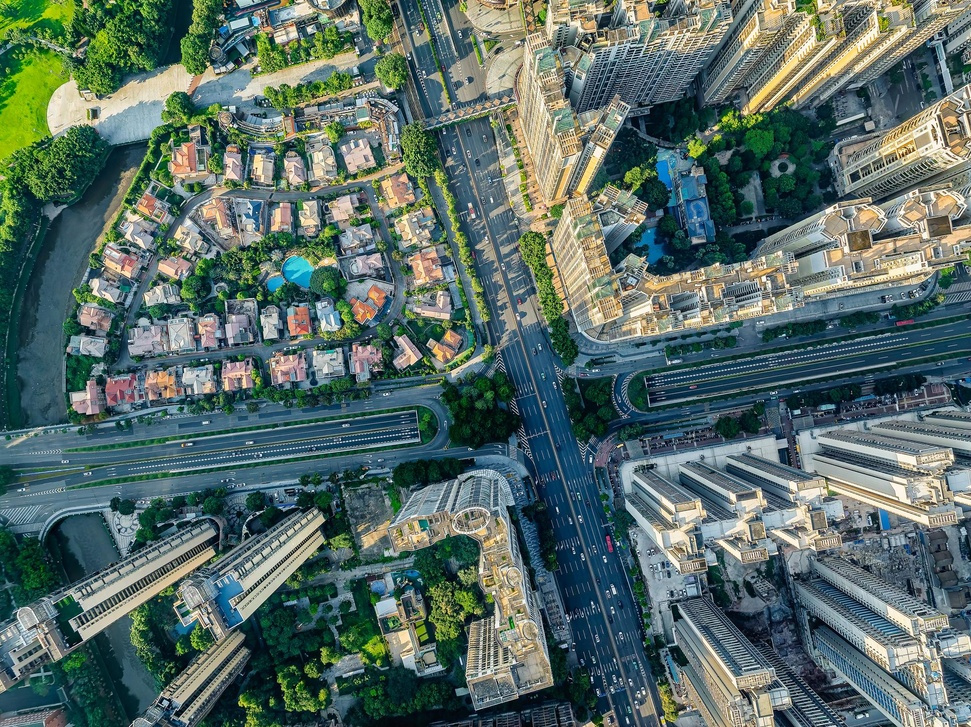
#> input picture images/img1.jpeg, 971 x 727 px, shrunk from 2000 x 1498 before the run, found by its file name
$ jupyter execute 'L&T.ipynb'   (shell and % lines are left out)
#> lines starting #> are read from the running program, lines starting #| are printed output that depends on the picture; after the words box and inside, x2 and y2 are one past the last pixel; in counts of white or black regions, pixels touching at a corner belong together
[cell 1]

import cv2
import numpy as np


import matplotlib.pyplot as plt
from google.colab import files

[cell 2]
# ================================
# LAND USE CLASSIFICATION PROJECT
# Multi-Image Processing (Colab Ready)
# ================================


import cv2
import numpy as np
import matplotlib.pyplot as plt
from google.colab import files

print("Upload one or more aerial images...")
uploaded = files.upload()
#> the answer given: img1.jpeg

for image_path in uploaded.keys():

    print("\n==============================")
    print("Processing:", image_path)
    print("==============================")

    # Read Image
    image = cv2.imread(image_path)
#> image is the input picture: shape (727, 971, 3); mean B, G, R 102.3, 107.9, 87.6
    image_rgb = cv2.cvtColor(image, cv2.COLOR_BGR2RGB)
    hsv = cv2.cvtColor(image, cv2.COLOR_BGR2HSV)
#> hsv: shape (727, 971, 3); mean H, S, V 77.3, 113.8, 117.7

    # -----------------------------
    # COLOR SEGMENTATION
    # -----------------------------

    # Vegetation (Green)
    lower_green = np.array([35, 40, 40])
    upper_green = np.array([85, 255, 255])
    mask_green = cv2.inRange(hsv, lower_green, upper_green)
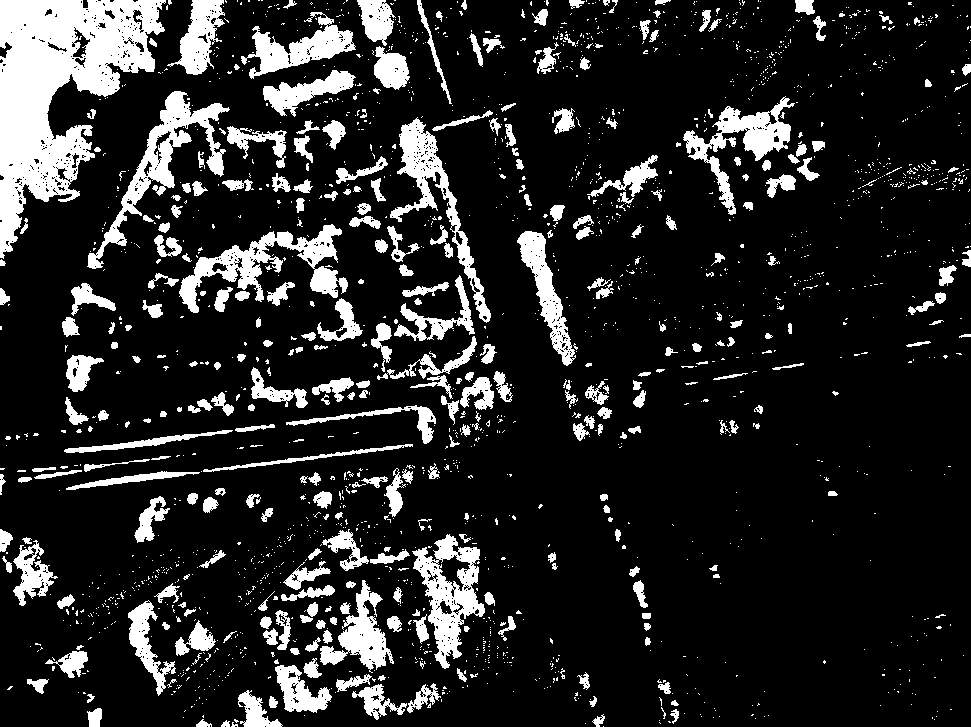
#> mask_green: shape (727, 971); 15.2% white; 2027 white regions (1692 under 20 px), largest, box (x1, y1, x2, y2) and area: (0, 0, 166, 259) 20418, (87, 91, 230, 269) 4688, (179, 224, 348, 313) 4582

    # Water (Blue)
    lower_blue = np.array([90, 50, 50])
    upper_blue = np.array([130, 255, 255])
    mask_blue = cv2.inRange(hsv, lower_blue, upper_blue)
#> mask_blue: shape (727, 971); 36.7% white; 2322 white regions (2069 under 20 px), largest, box (x1, y1, x2, y2) and area: (0, 102, 971, 727) 143884, (667, 523, 907, 727) 17089, (564, 1, 757, 249) 10595

    # Roads (Gray/White)
    lower_gray = np.array([0, 0, 120])
    upper_gray = np.array([180, 50, 255])
    mask_road = cv2.inRange(hsv, lower_gray, upper_gray)
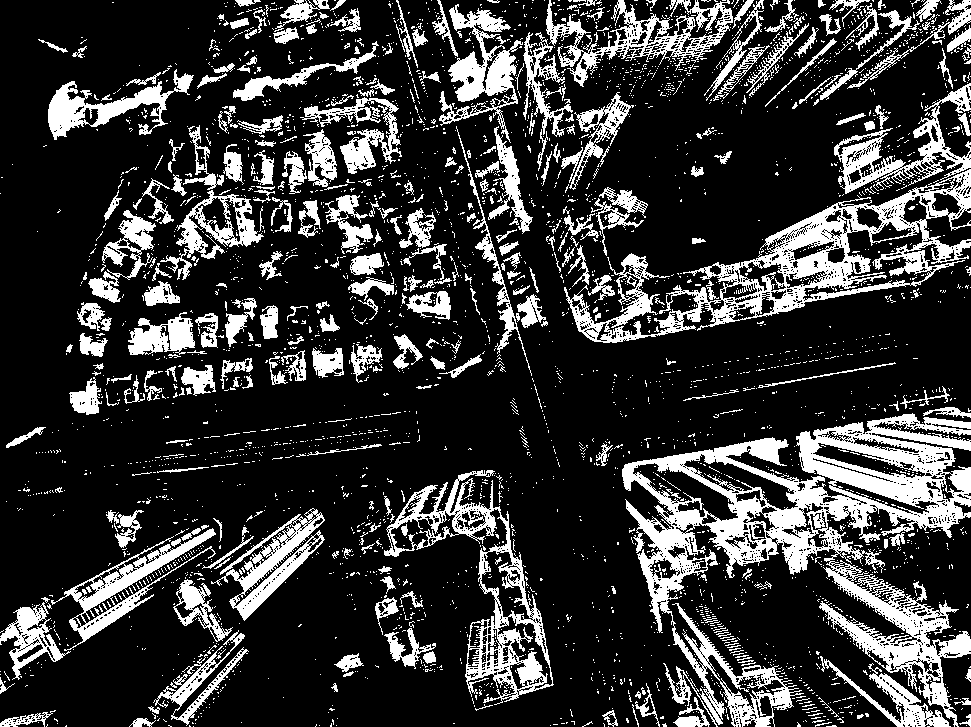
#> mask_road: shape (727, 971); 21.5% white; 3517 white regions (3193 under 20 px), largest, box (x1, y1, x2, y2) and area: (622, 413, 971, 727) 35672, (564, 169, 971, 343) 14847, (384, 470, 554, 705) 7490

    # Buildings (Light brown / concrete)
    lower_building = np.array([10, 50, 50])
    upper_building = np.array([25, 255, 255])
    mask_building = cv2.inRange(hsv, lower_building, upper_building)
#> mask_building: shape (727, 971); 7.9% white; 1072 white regions (852 under 20 px), largest, box (x1, y1, x2, y2) and area: (502, 44, 623, 324) 9803, (879, 100, 971, 164) 2457, (742, 26, 847, 115) 2337

    # -----------------------------
    # MORPHOLOGICAL CLEANING
    # -----------------------------
    kernel = np.ones((5,5), np.uint8)

    mask_green = cv2.morphologyEx(mask_green, cv2.MORPH_CLOSE, kernel)
#> mask_green: shape (727, 971); 18% white; 959 white regions (714 under 20 px), largest, box (x1, y1, x2, y2) and area: (0, 0, 172, 266) 22257, (320, 465, 495, 669) 8155, (271, 580, 450, 720) 7191
    mask_blue = cv2.morphologyEx(mask_blue, cv2.MORPH_CLOSE, kernel)
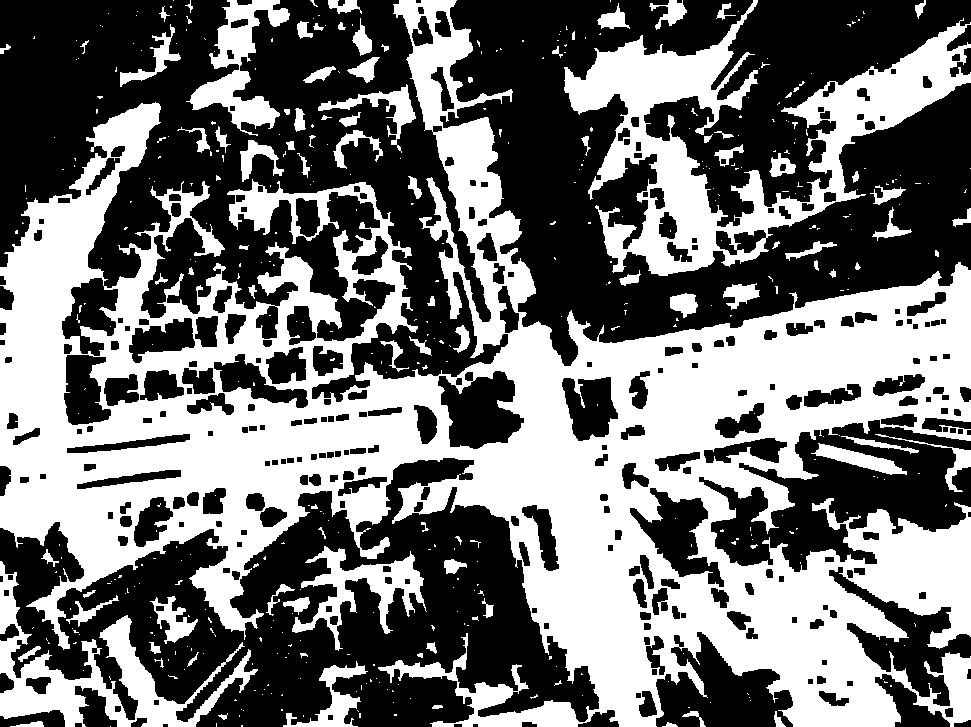
#> mask_blue: shape (727, 971); 45.2% white; 463 white regions (365 under 20 px), largest, box (x1, y1, x2, y2) and area: (0, 0, 971, 727) 247568, (564, 0, 971, 276) 32535, (0, 561, 258, 727) 10458
    mask_road = cv2.morphologyEx(mask_road, cv2.MORPH_CLOSE, kernel)
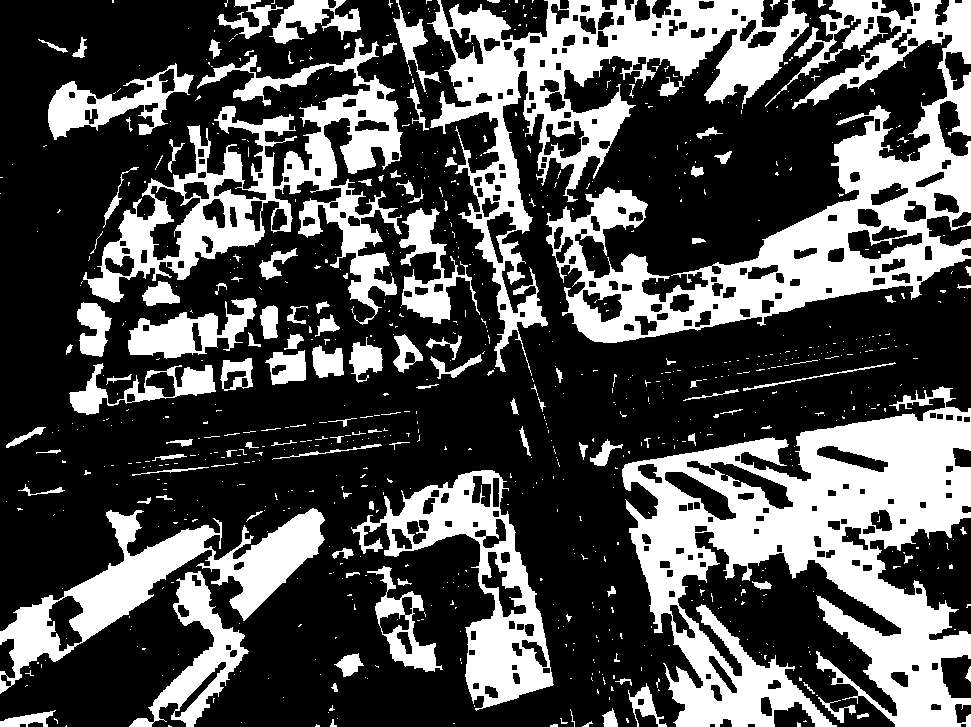
#> mask_road: shape (727, 971); 31.8% white; 876 white regions (744 under 20 px), largest, box (x1, y1, x2, y2) and area: (622, 386, 971, 727) 57109, (546, 0, 971, 343) 40287, (427, 0, 809, 376) 31750
    mask_building = cv2.morphologyEx(mask_building, cv2.MORPH_CLOSE, kernel)
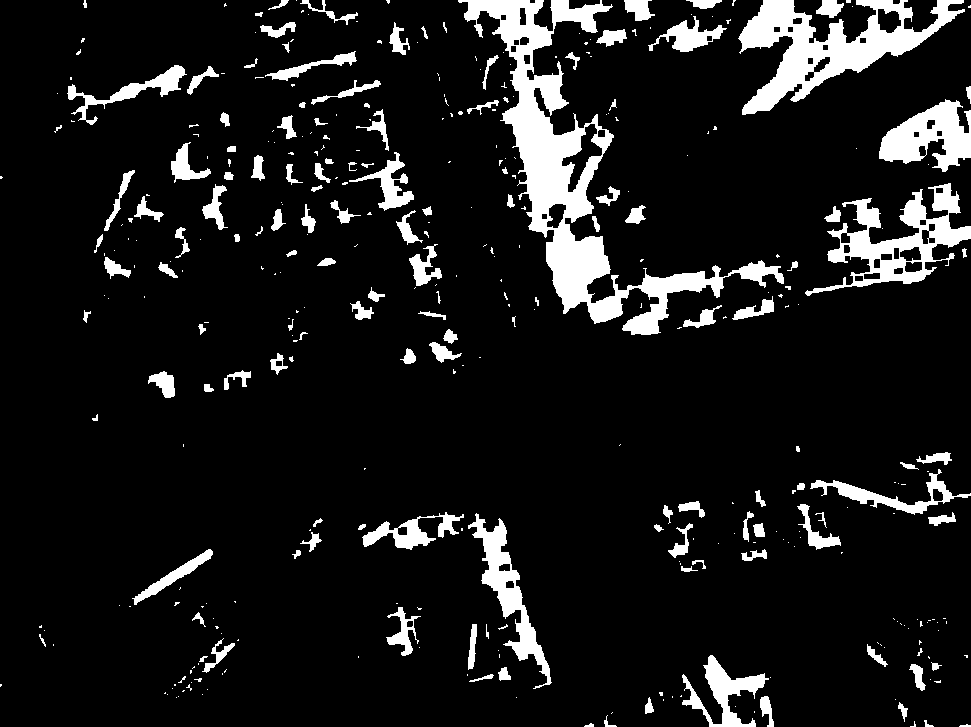
#> mask_building: shape (727, 971); 10.1% white; 377 white regions (240 under 20 px), largest, box (x1, y1, x2, y2) and area: (458, 0, 784, 335) 19544, (738, 0, 965, 115) 9468, (805, 183, 971, 296) 5954

    # -----------------------------
    # CONTOUR EXTRACTION
    # -----------------------------
    output = image_rgb.copy()

    for mask, color in [(mask_green, (0,255,0)),
                        (mask_blue, (0,0,255)),
                        (mask_road, (255,255,0)),
                        (mask_building, (255,0,0))]:

        contours, _ = cv2.findContours(mask, cv2.RETR_EXTERNAL, cv2.CHAIN_APPROX_SIMPLE)

        for cnt in contours:
            cv2.drawContours(output, [cnt], -1, color, 2)
#> this loop made 4 passes
#> color on passes 1 to 4: (0, 255, 0), (0, 0, 255), (255, 255, 0), (255, 0, 0)
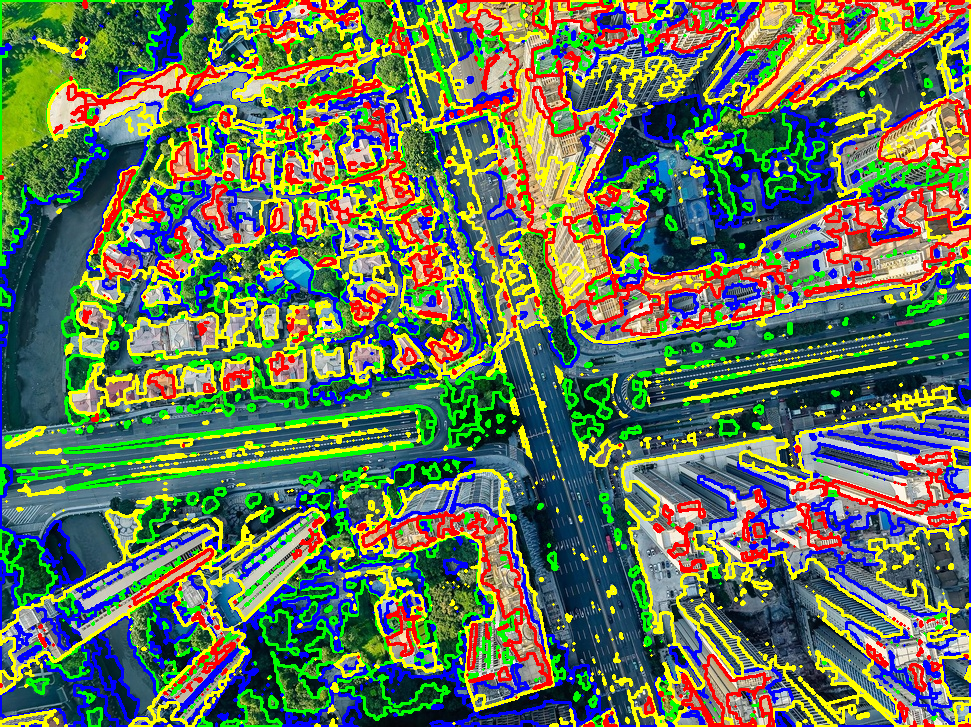
#> output: shape (727, 971, 3); mean R, G, B 101.2, 117.3, 87.2

    # -----------------------------
    # PERCENTAGE CALCULATION
    # -----------------------------
    total_pixels = image.shape[0] * image.shape[1]
#> total_pixels = 705917

    green_percent = (cv2.countNonZero(mask_green) / total_pixels) * 100
#> green_percent = 17.96
    blue_percent = (cv2.countNonZero(mask_blue) / total_pixels) * 100
#> blue_percent = 45.22
    road_percent = (cv2.countNonZero(mask_road) / total_pixels) * 100
#> road_percent = 31.83
    building_percent = (cv2.countNonZero(mask_building) / total_pixels) * 100
#> building_percent = 10.06

    # -----------------------------
    # PRINT RESULTS
    # -----------------------------
    print(f"Vegetation: {green_percent:.2f}%")
#| Vegetation: 17.96%
    print(f"Water: {blue_percent:.2f}%")
#| Water: 45.22%
    print(f"Road: {road_percent:.2f}%")
#| Road: 31.83%
    print(f"Building: {building_percent:.2f}%")
#| Building: 10.06%

    # -----------------------------
    # DISPLAY RESULTS
    # -----------------------------
    plt.figure(figsize=(12,6))

    plt.subplot(1,2,1)
    plt.imshow(image_rgb)
    plt.title("Original Image")
    plt.axis("off")

    plt.subplot(1,2,2)
    plt.imshow(output)
    plt.title("Segmented + Contours")
    plt.axis("off")

    plt.show()
